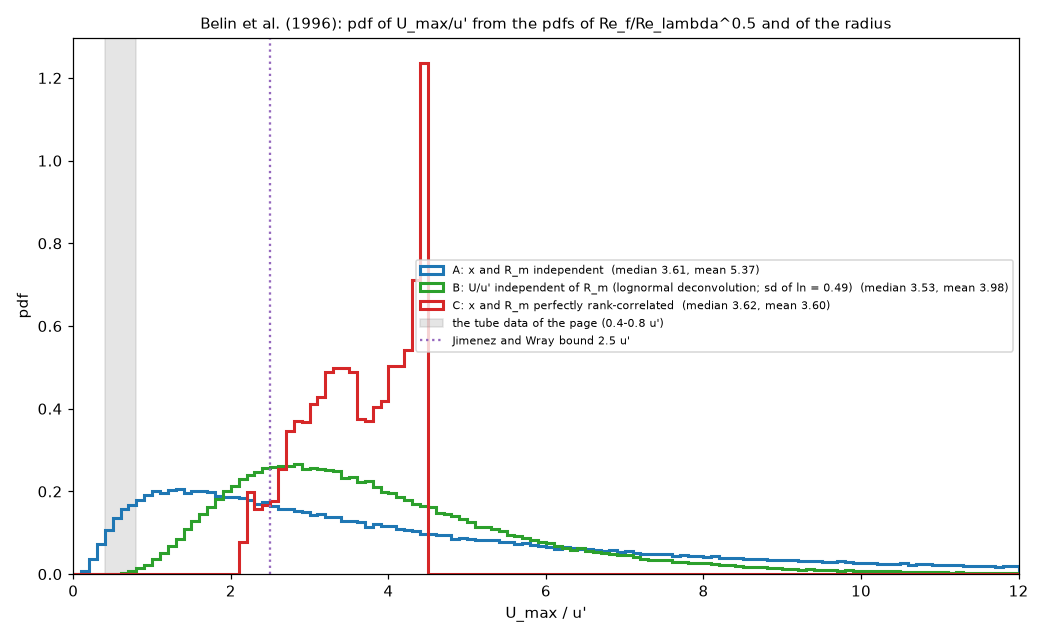

Python code for this plot:
"""belin_swirl_pdf.py  v01  The pdf of U_max / u' from Belin et al. (1996): the pdf of x = Re_f / Re_lambda^(1/2) (Fig. 6) and the pdf of the radius R_m / eta (Fig. 5).
Relation (belin_table1 notes): x = Re_f / Re_lambda^(1/2) = 0.508 (U_max / u') (R / eta), R = R_m the Gaussian width of the Burgers vortex that Belin reads; so U_max / u' = x / (0.508 R_m / eta).
Both Belin pdfs are the apparent (measured) ones.  The joint of x and R_m is not given, so three assumptions bracket it (200000 draws each):
    A  x and R_m independent                              U / u' = x / (0.508 R_m)
    B  U / u' independent of R_m (swirl does not depend on size): lognormal deconvolution, ln(U/u') = ln x - ln 0.508 - ln R_m with var ln(U/u') = var ln x - var ln R_m
    C  x and R_m perfectly rank-correlated (the larger the worm, the larger Re_f)
Fig. 6: belin_fig6_digitised.csv (digitise_belin_fig6.py), averaged in bins of 2.5 in x (the markers of the different Re_lambda collapse); Fig. 5: belin_fig5_digitised.csv.
Usage: python belin_swirl_pdf.py     writes belin_swirl_pdf.png

Versions  M01 m01.v01 (2026-11-13): first version.
"""
import csv
import os

import matplotlib
matplotlib.use("Agg")
import matplotlib.pyplot as plt
import numpy as np

HERE = os.path.dirname(os.path.abspath(__file__))
RNG = np.random.default_rng(11)
CONST = 15 ** -0.25                                    # 0.508


def fig6_pdf():
    xs, ps = [], []
    with open(os.path.join(HERE, "belin_fig6_digitised.csv"), newline="", encoding="utf-8") as f:
        for r in csv.DictReader(f):
            x = float(r["Re_f_over_sqrt_Re_lambda"])
            if 0.0 <= x <= 41:
                xs.append(x)
                ps.append(float(r["p"]))
    xs, ps = np.array(xs), np.array(ps)
    edges = np.arange(0, 42.6, 2.5)
    centre, mean = [], []
    for a, b in zip(edges[:-1], edges[1:]):
        sel = (xs >= a) & (xs < b)
        if sel.any():
            centre.append(0.5 * (a + b))
            mean.append(ps[sel].mean())
    return np.array(centre), np.array(mean)


def draw(centre, density, n):
    """n draws of a pdf given on a grid (inverse of the cumulative integral)."""
    grid = np.linspace(centre.min(), centre.max(), 800)
    p = np.interp(grid, centre, density)
    cdf = np.cumsum(p)
    cdf = cdf / cdf[-1]
    return np.interp(RNG.uniform(size=n), cdf, grid)


def main():
    cx, px = fig6_pdf()
    d5 = np.loadtxt(os.path.join(HERE, "belin_fig5_digitised.csv"), delimiter=",", skiprows=1)
    n = 200000
    x = draw(cx, px, n)
    r = np.maximum(draw(d5[:, 0], d5[:, 1], n), 0.5)
    case_a = x / (CONST * r)
    lx, lr = np.log(np.maximum(x, 0.2)), np.log(r)
    var_u = max(lx.var() - lr.var(), 1e-4)
    case_b = np.exp(lx.mean() - np.log(CONST) - lr.mean() + np.sqrt(var_u) * RNG.standard_normal(n))
    case_c = np.sort(x)[np.argsort(np.argsort(r))] / (CONST * r)
    fig, ax = plt.subplots(figsize=(9.5, 5.8))
    bins = np.linspace(0, 12, 121)
    for y, colour, label in ((case_a, "tab:blue", "A: x and R_m independent"), (case_b, "tab:green", "B: U/u' independent of R_m (lognormal deconvolution; sd of ln = %.2f)" % np.sqrt(var_u)),
                             (case_c, "tab:red", "C: x and R_m perfectly rank-correlated")):
        ax.hist(y, bins, density=True, histtype="step", lw=2, color=colour, label=label + "  (median %.2f, mean %.2f)" % (np.median(y), y.mean()))
        print("%-40s median %.2f  mean %.2f  10%%-90%% %.2f - %.2f" % (label[:40], np.median(y), y.mean(), np.percentile(y, 10), np.percentile(y, 90)))
    ax.axvspan(0.4, 0.8, color="gray", alpha=0.2, label="the tube data of the page (0.4-0.8 u')")
    ax.axvline(2.5, color="tab:purple", ls=":", lw=1.5, label="Jimenez and Wray bound 2.5 u'")
    ax.set_xlabel("U_max / u'")
    ax.set_ylabel("pdf")
    ax.set_xlim(0, 12)
    ax.set_title("Belin et al. (1996): pdf of U_max/u' from the pdfs of Re_f/Re_lambda^0.5 and of the radius", fontsize=10)
    ax.legend(fontsize=7.5)
    fig.tight_layout()
    fig.savefig(os.path.join(HERE, "belin_swirl_pdf.png"), dpi=110)
    print("x: median %.1f, R_m: median %.2f" % (np.median(x), np.median(r)))


if __name__ == "__main__":
    main()
